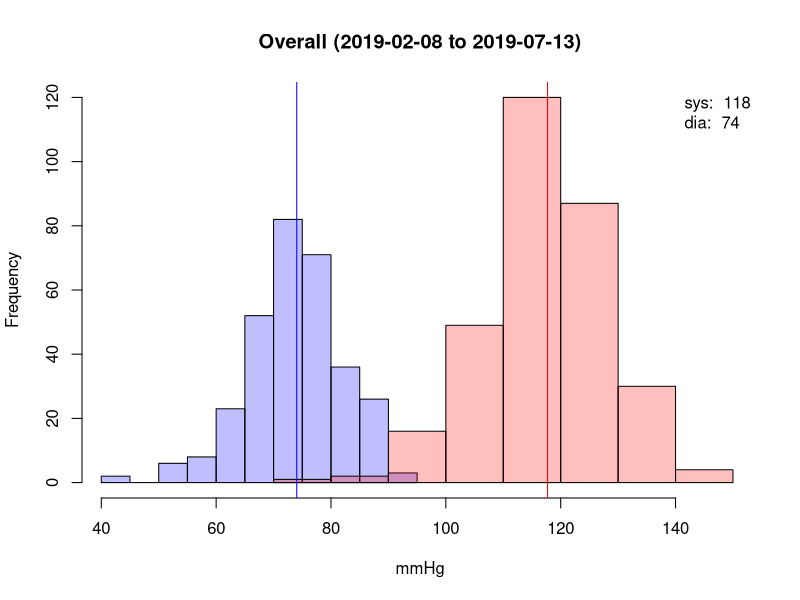
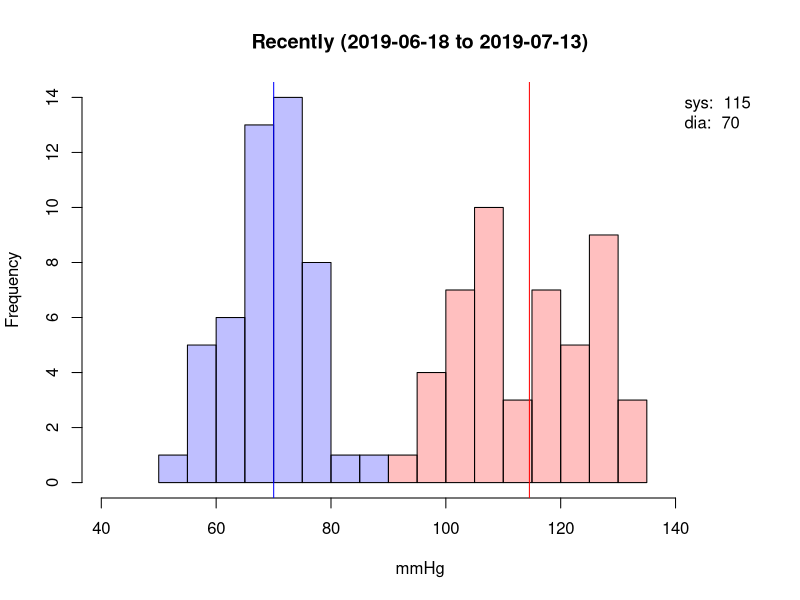
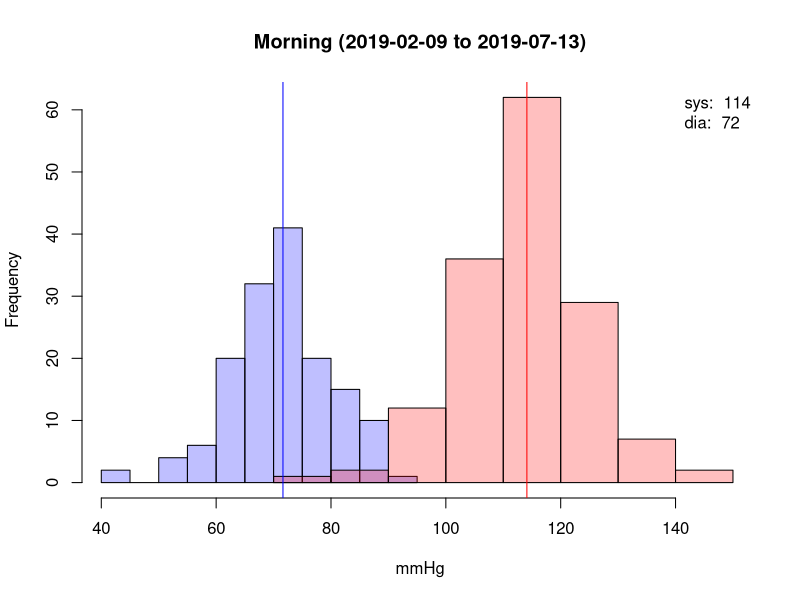
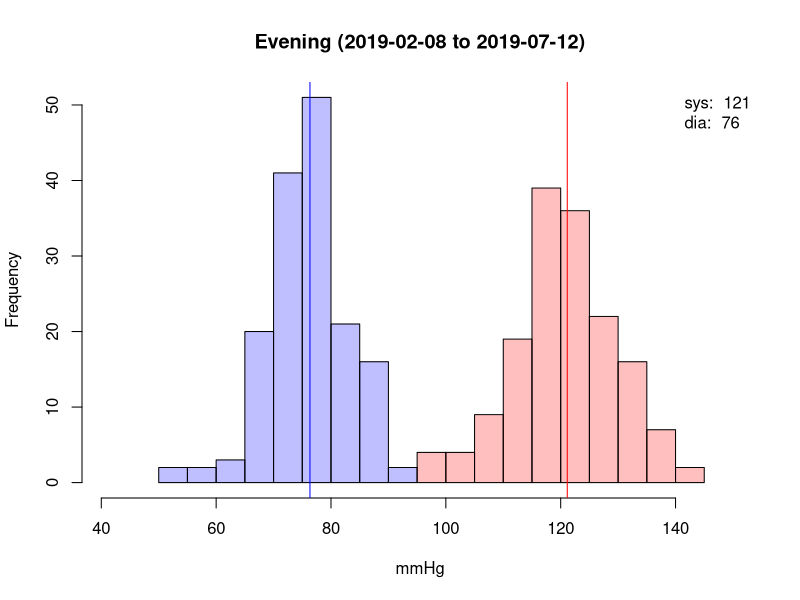
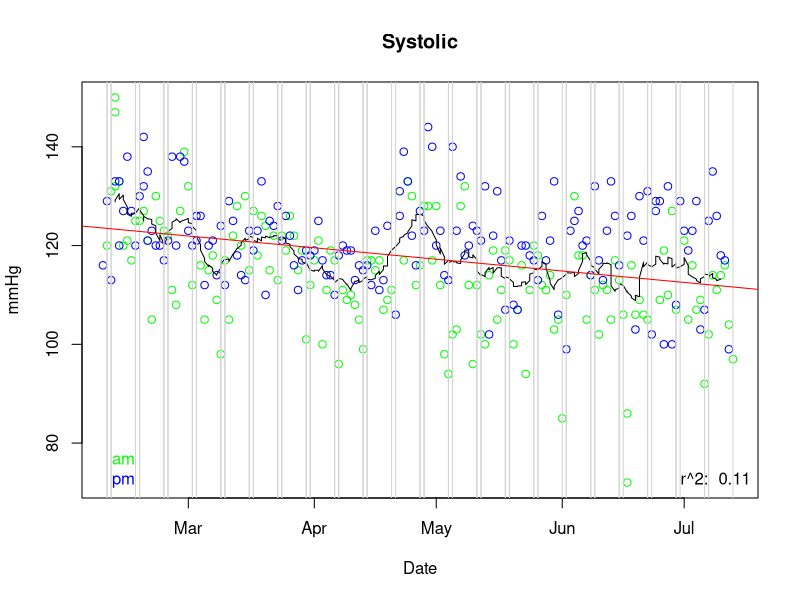
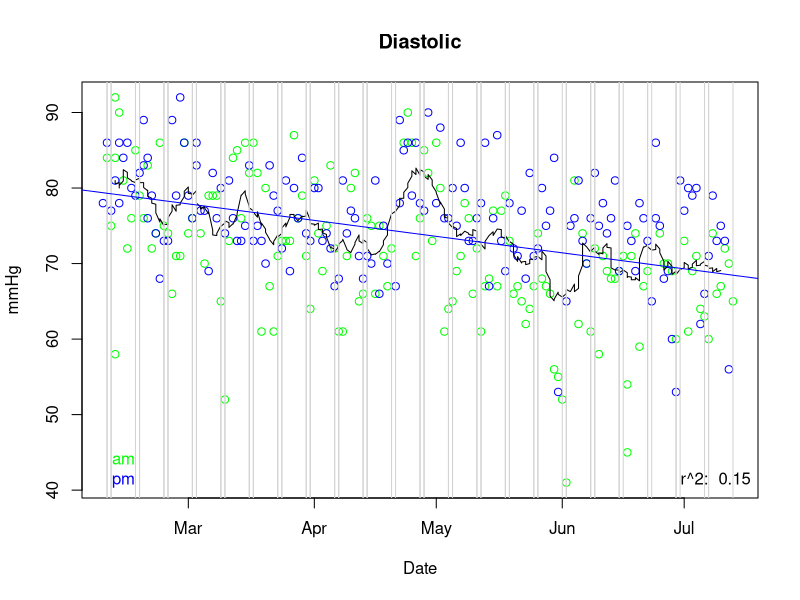
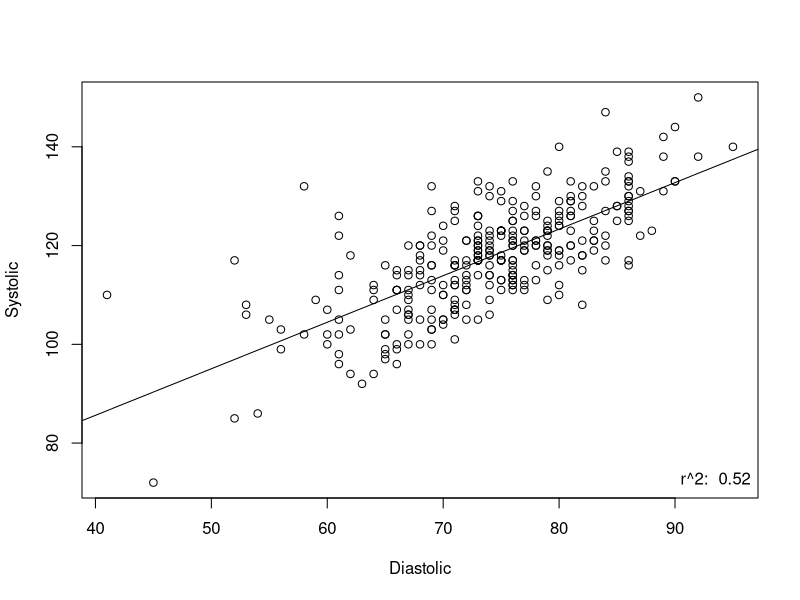
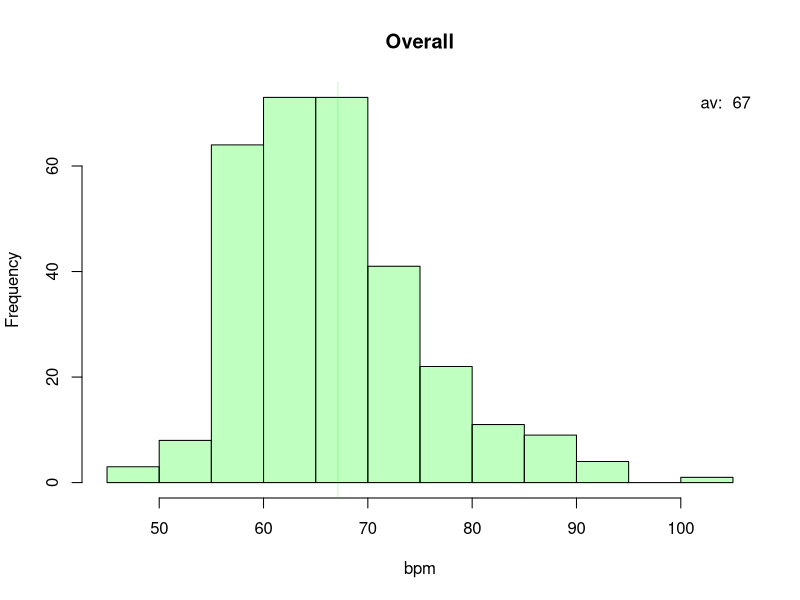

The R script that drew these images, in order:
## ---- chunk 1
library(lubridate)
## ---- chunk 2
bp <- read.csv(file="bp.csv", header=TRUE, sep=",")
bp$datetime <- paste(bp$date, bp$time)
am <- hour(bp$datetime) < 12
pm <- hour(bp$datetime) >= 12
dates <- as.Date(bp$datetime)
mp <- c(min(bp$dia), max(bp$sys))
cdia <- rgb(0,0,1,1/4)
csys <- rgb(1,0,0,1/4)
cpul <- rgb(0,1,0,1/4)
## ---- chunk 3
plot.blood.pressure <- function(bp, title) {
  hsys <- hist(bp$sys, plot=F)
  hdia <- hist(bp$dia, plot=F)
  mc <- c(0, max(c(hsys$counts, hdia$counts)))
  plot(hdia, col=cdia, xlim=mp, ylim=mc, main = paste(title, " (", as.Date(min(bp$datetime)), " to ", as.Date(max(bp$datetime)), ")", sep=""), xlab = "mmHg")
  plot(hsys, col=csys, xlim=mp, ylim=mc, add=T)
  mdia <- mean(bp$dia)
  msys <- mean(bp$sys)
  abline(v=c(msys, mdia), col=c("red","blue"))
  legend("topright", bty="n", legend=c(paste("sys: ", format(msys, digits=2)), paste("dia: ", format(mdia, digits=2))))
}
## ---- chunk 4
plot.blood.pressure(bp, "Overall")
## ---- chunk 5
recent <- week(max(bp$datetime)) - week(bp$datetime) < 4
plot.blood.pressure(bp[recent,], "Recently")
## ---- chunk 6
plot.blood.pressure(bp[am,], "Morning")
## ---- chunk 7
plot.blood.pressure(bp[pm,], "Evening")
## ---- chunk 8
movavg <- function(x, n=5){
  filter(x,rep(1/n,n), sides=2)
}
plot.dates <- function(dates, points, title, col, yl="mmHg") {
  cs <- c("green", "blue")
  plot(dates[am], points[am], xlab="Date", ylab=yl, main=title, col=cs[1])
  points(dates[pm], points[pm], col=cs[2])
  a <- movavg(points, 14)
  lines(dates, a)
  abline(v=dates[wday(dates) %in% c(1,7)], col="lightgray")
  sd <- lm(points~dates)
  abline(sd, col=col)
  legend("bottomright", bty="n", legend=paste("r^2: ", format(summary(sd)$r.squared, digits=2)))
  legend("bottomleft", bty="n", legend=c("am", "pm"), text.col = cs, pt.bg=cs)
}
plot.dates(dates, bp$sys, "Systolic", "red")
plot.dates(dates, bp$dia, "Diastolic", "blue")
## ---- chunk 9
plot(bp$dia, bp$sys, xlab = "Diastolic", ylab="Systolic")
msd <- lm(bp$sys~bp$dia)
abline(msd)
legend("bottomright", bty="n", legend=paste("r^2: ", format(summary(msd)$r.squared, digits=2)))
## ---- chunk 10
plot.pulse <- function(pulse, c, title) {
  hpul <- hist(pulse, plot=F)
  plot(hpul, col=c, main = title, xlab = "bpm")
  m <- mean(pulse)
  abline(v=m, col=c)
  legend("topright", bty="n", legend=paste("av: ", format(m, digits=2)))
}
plot.pulse(bp$pul, cpul, "Overall")
## ---- chunk 11
plot.pulse(bp[am,]$pul, cpul, "Morning")
## ---- chunk 12
plot.pulse(bp[pm,]$pul, cpul, "Evening")
## ---- chunk 13
plot.dates(dates, bp$pul, "Pulse", "green", "bpm")
